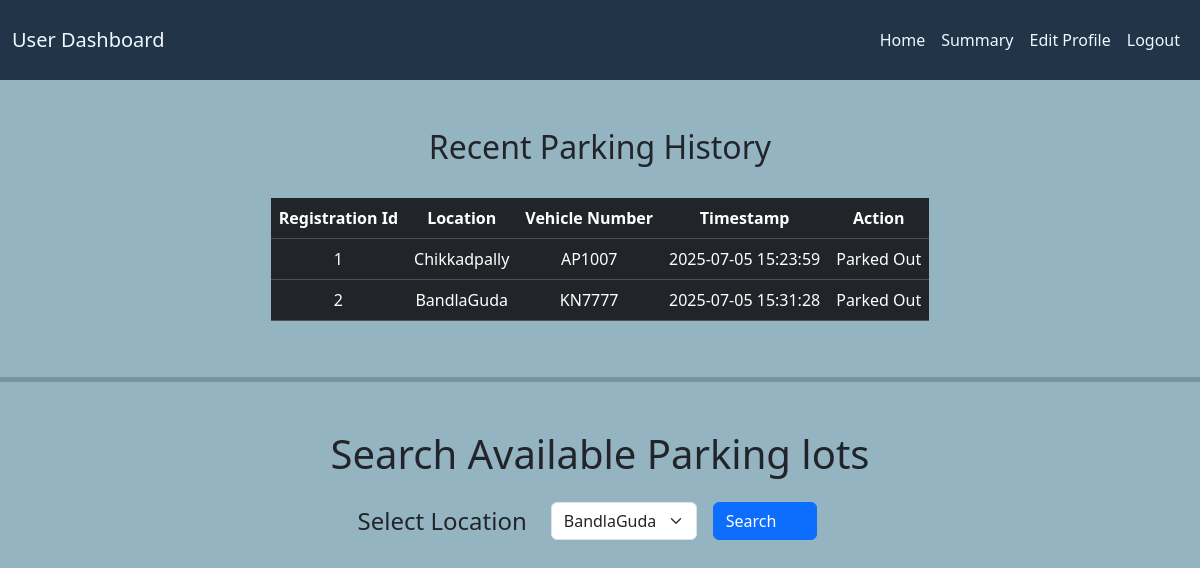
The page /user/home (signed in) on the database as committed earlier.
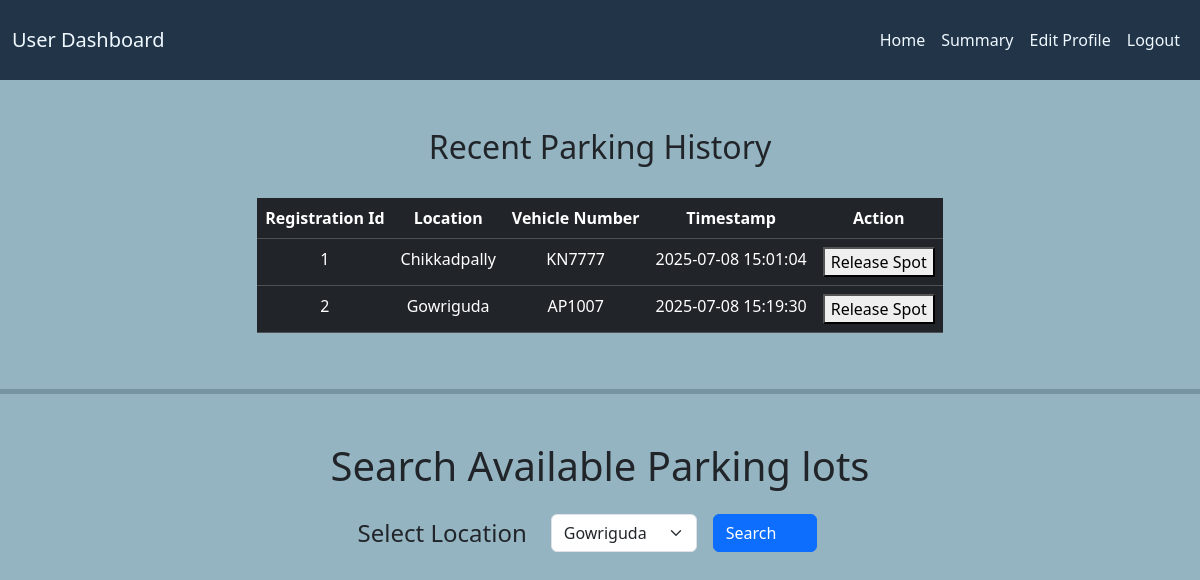
The same page on the database as committed later.
### vehicle/models.py (models this page shows, shortened)
class Reservation(db.Model):
    r_id = db.Column(db.Integer(), primary_key = True)
    user_id = db.Column(db.Integer(), db.ForeignKey('user.id'))
    spot_id = db.Column(db.Integer(), db.ForeignKey('parking_spot.spot_id'))
    checkin_time = db.Column(db.DateTime, default = datetime.utcnow)
    checkout_time = db.Column(db.DateTime, nullable = False)
    actual_checkout_time = db.Column(db.DateTime)
    vehicle_model = db.Column(db.String(length=20), nullable = False)
    nameplate_num = db.Column(db.String(15), nullable=False)
    cost_per_unit = db.Column(db.Float, nullable = False)
    estimated_cost = db.Column(db.Float, nullable = True)
    @property
    def total_cost(self):
        if not self.checkin_time:
            return 0
        if self.checkout_time:
            end_time = self.actual_checkout_time or datetime.now()
        else:
            end_time = self.actual_checkout_time or datetime.now()
        parking_duration = end_time - self.checkin_time
        hours = parking_duration.total_seconds() // 3600
        return round(hours * self.cost_per_unit, 2)

class ParkingLot(db.Model):
    lot_id = db.Column(db.Integer(), primary_key = True)
    primary_location = db.Column(db.String(length=20), nullable = False)
    full_address = db.Column(db.String(length=50), nullable = False)
    pincode = db.Column(db.String(6), nullable = False)
    max_spots = db.Column(db.Integer(), nullable = False)
    cost_per_unit = db.Column(db.Integer(), nullable = False)
    parking_spots = db.relationship('ParkingSpot', backref = 'lot', lazy= True)

### vehicle/controllers/routes.py (the view, shortened to what this page needs)
@app.route('/user/home', methods=["GET", "POST"])
@login_required
@user_required
def user_home():
    form = SearchParkingLot()
    release_form = ReleaseSpotForm()
    reservations = Reservation.query.filter_by(user_id=current_user.id).all()
    areas = db.session.query(ParkingLot.primary_location).distinct().all()
    form.location.choices = [(area[0], area[0]) for area in areas]
    available_lots = None
    lot_info = []
    return render_template('user_dashboard/user_home.html', user=current_user, form=form, lots=lot_info, reservations = reservations, now=datetime.now(), datetime=datetime, release_form = release_form)

### vehicle/controllers/forms.py
class SearchParkingLot(FlaskForm):
    location = SelectField(label = 'Select Location', choices = [])
    submit = SubmitField(label="Search")

class ReleaseSpotForm(FlaskForm):
    r_id = HiddenField()
    submit = SubmitField(label='Release')

### vehicle/__init__.py (called while the page is built)
@login_manager.user_loader
def load_user(user_id):
    return User.query.get(int(user_id))

### vehicle/controllers/routes.py (called while the page is built)
def user_required(f):
    @wraps(f)
    def decorated_function(*args, **kwargs):
        if not current_user.is_authenticated:
            return redirect(url_for('login_page'))
        if current_user.is_admin:
            flash(f'You do not have permission to access this page!',category='danger')
            return redirect(url_for('admin_home'))
        return f(*args, **kwargs)
    return decorated_function

### vehicle/templates/user_dashboard/user_home.html (shortened to what this page needs)
{% extends "base.html" %}
{% block content %}
<div class="text-center">
    {% if reservations %}
    <div class="d-flex justify-content-center mt-5">
        <div class="w-auto">
            <h2 class="text-center">Recent Parking History</h2>
            <br>
            <table class="table table-hover table-dark" align="center">
                <thead>
                    <tr>
                        <th scope="col">Registration Id</th>
                        <th scope="col">Location</th>
                        <th scope="col">Vehicle Number</th>
                        <th scope="col">Timestamp</th>
                        <th scope="col">Action</th>
                    </tr>
                </thead>
                <tbody>
                    {% for reservation in reservations %}
                    <tr>
                        <td>{{ reservation.r_id}}</td>
                        <td>{{reservation.spot.lot.primary_location}}</td>
                        <td>{{reservation.nameplate_num}}</td>
                        <td>
                            {% if reservation.checkin_time %}
                            {{ reservation.checkin_time.strftime('%Y-%m-%d %H:%M:%S') }}
                            {% else %}
                            Not Available
                            {% endif %}
                        </td>
                        {% if reservation.actual_checkout_time %}
                        <td><label>Parked Out</label></td>
                        {% else %}
                        <td><button "btn btn-sm btn-dark" data-bs-toggle="modal"
                                data-bs-target="#releaseModal{{ reservation.r_id }}">Release Spot</button></td>
                        {% endif %}
                    </tr>
                    {% endfor %}
                </tbody>
            </table>
        </div>
    </div>
    {% else %}
    <h3>No recent parking history.</h3>
    {%endif %}
    <hr>
    <h1 class="mt-5 text-center">Search Available Parking lots</h1>
    <div class="form-container mt-4">
        <form action="{{ url_for('user_home') }}" method="POST"
            class="d-flex justify-content-center align-items-center gap-3">
            <span class="me-2 fs-4">{{ form.location.label(class="form-label m-0") }}</span>
            {{ form.location(class="form-select w-auto") }}
            {{ form.submit(class="btn btn-primary") }}
        </form>
    </div>
</div>
{% endblock %}

### vehicle/templates/base.html (shortened to what this page needs)
<!DOCTYPE html>
<html lang="en">
<head>
    <link href="https://cdn.jsdelivr.net/npm/bootstrap@5.3.6/dist/css/bootstrap.min.css" rel="stylesheet"
>
    <link rel="stylesheet" href="{{url_for('static', filename = 'style.css')}}" />
</head>
<body>
    <nav class="navbar navbar-expand-lg">
        <div class="container-fluid">
            {% if current_user.is_authenticated %}
            {% if current_user.is_admin %}
            <a class="navbar-brand" href="#">Admin Dashboard</a>
            {% else %}
            <a class="navbar-brand" href="#">User Dashboard</a>
            {% endif %}
            {% else %}
            <a class="navbar-brand" href="#">Vehicle Parking Application</a>
            {% endif %}
            <div class="collapse navbar-collapse" id="navbarSupportedContent">
                <ul class="navbar-nav ms-auto mb-2 mb-lg-0">
                    {% if current_user.is_authenticated %}
                    {% if current_user.is_admin %}
                    <li class="nav-item">
                        <a class="nav-link active" href="{{url_for('admin_home')}}">Home</a>
                    </li>
                    <li class="nav-item">
                        <a class="nav-link" href="{{url_for('display_users')}}">Users</a>
                    </li>
                    <li class="nav-item">
                        <a class="nav-link" href="{{url_for('admin_search')}}">Search</a>
                    </li>
                    <li class="nav-item">
                        <a class="nav-link" href="#">Summary</a>
                    </li>
                    <li class="nav-item">
                        <a class="nav-link" href="{{url_for('edit_admin_profile')}}">Edit Profile</a>
                    </li>
                    {% else %}
                    <li class="nav-item">
                        <a class="nav-link active" href="{{url_for('user_home')}}">Home</a>
                    </li>
                    <li class="nav-item">
                        <a class="nav-link" href="#">Summary</a>
                    </li>
                    <li class="nav-item">
                        <a class="nav-link" href="{{url_for('edit_user_profile')}}">Edit Profile</a>
                    </li>
                    {% endif %}
                    <li class="nav-item">
                        <a class="nav-link" href="{{url_for('logout_page')}}">Logout</a>
                    </li>
                    {% endif %}
                </ul>
            </div>
        </div>
    </nav>
    {%block content%}
    {% endblock %}
</body>
</html>

### vehicle/static/style.css (style rules this page uses)
body { background-color: #94B4C1; }
.navbar { width: 100%; padding-top: 20px; padding-bottom: 20px; background-color: #213448; }
.navbar .nav-link,.navbar .navbar-brand, li { color: aliceblue !important; }
.btn { padding-right: 8%; margin-right: 25px; align-items: center; }
.form-container { display: flex; justify-content: center; align-items: center; width: 80%; margin: 0 auto; }
.form-container form { width: 100%; max-width: 500px; }
hr { background-color: #213448; height: 5px; border: none; margin: 40px 0; }

Rows that differ between the two databases and show on the page:
changed Reservation "Chikkadpally": nameplate_num "AP1007" → "KN7777"; checkin_time "2025-07-05 15:23:59" → "2025-07-08 15:01:04"; actual_checkout_time "Parked Out" → "Release Spot"
changed Reservation id 2: spot.lot.primary_location "BandlaGuda" → "Gowriguda"; nameplate_num "KN7777" → "AP1007"; checkin_time "2025-07-05 15:31:28" → "2025-07-08 15:19:30"; actual_checkout_time "Parked Out" → "Release Spot"
Other text that changed with them:
form field location: "BandlaGuda" → "Gowriguda"
